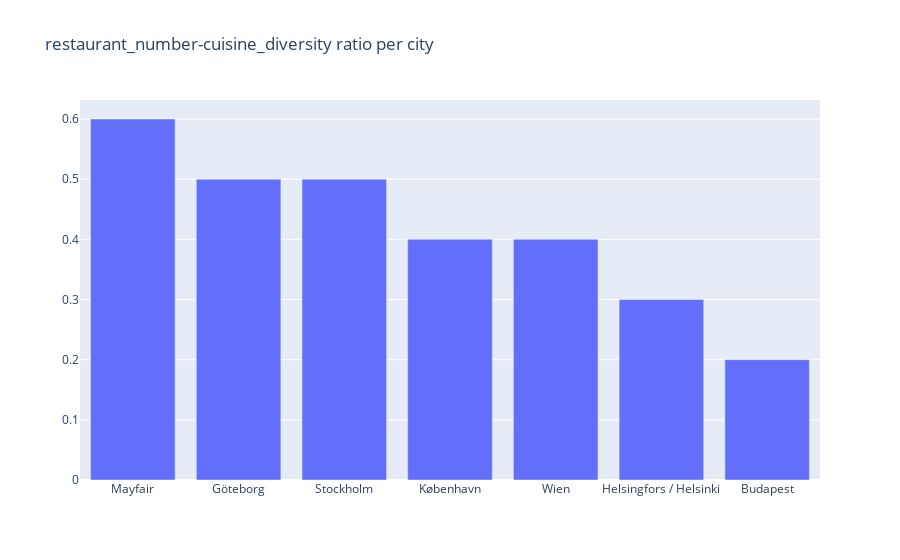

Notebook cell for this chart:
### Code cell
agg_bar_plotter(df_agg2[df_agg2['number_of_restaurants']>=5], 
                aggregator='city', 
                y='restaurant_number-cuisine_diversity ratio')

### Figure 1 — Plotly figure (JSON) as saved in the notebook; plotly's stock layout.template omitted (floating-point values rounded to 4 significant figures)
{"data": [{"type": "bar", "x": ["Mayfair", "Göteborg", "Stockholm", "København", "Wien", "Helsingfors / Helsinki", "Budapest"], "y": [0.6, 0.5, 0.5, 0.4, 0.4, 0.3, 0.2]}], "layout": {"title": {"text": "restaurant_number-cuisine_diversity ratio per city"}}}
